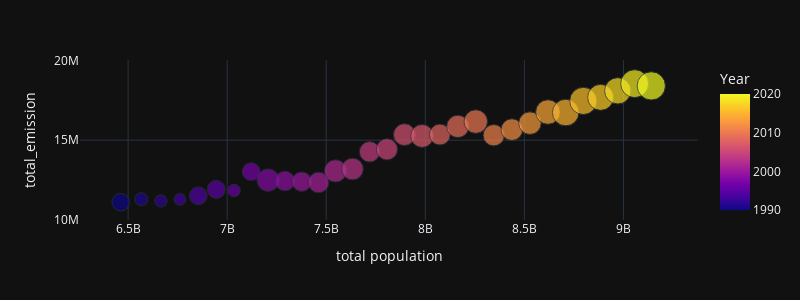

The cell this chart's notebook holds for it:
### Code cell
fig = px.scatter(correlation.reset_index(),    
    x = "total population", 
    y = "total_emission", 
    size = "Average Temperature °C",
    color = "Year", 
    template="plotly_dark")
fig.update_layout(width = 800, height = 300)
fig.show()
